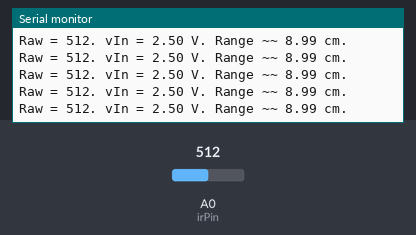
Bench run of a sketch on a simulated Arduino Uno, built with avr-gcc and run on an emulated ATmega328P. Shown: the last lines printed to the serial monitor. The test bench sets the inputs (shaded band); at power-on: A0 (irPin) = 512.

Above: at 1.2 s.
1.3 s: A0 (irPin) set to 0
At 1.32 s:
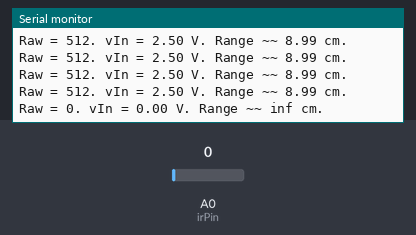
3.2 s: A0 (irPin) set to 122
At 3.24 s:
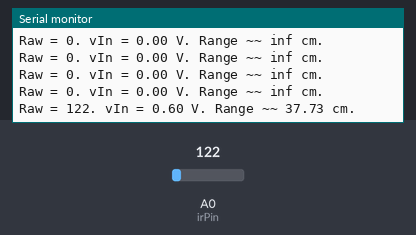

The sketch:

IRsensor.ino
```cpp
const int baudRate = 115200;
const int irPin = 0;
int rawIR;
float vIn;
float range;

void setup()
{
  Serial.begin(115200);
}

void loop()
{
  rawIR = analogRead(irPin);
  Serial.print("Raw = ");
  Serial.print( rawIR);
  Serial.print(". ");
  vIn = (float(rawIR)/1023.0)*5.0;
  Serial.print("vIn = ");
  Serial.print(vIn);
  Serial.print(" V. ");
  // V ~~ 1/d * 22.5
  // Vd ~~ 22.5
  // d ~~ 22.5/V
  range = 22.5 / vIn;
  Serial.print("Range ~~ ");
  Serial.print(range);
  Serial.println(" cm.");
  delay(100);
}
```

Measured:
- after the input at 1.3 s, the serial monitor: prints a new line at once (image 1)
- after the input at 3.2 s, the serial monitor: prints a new line at once (image 2)
